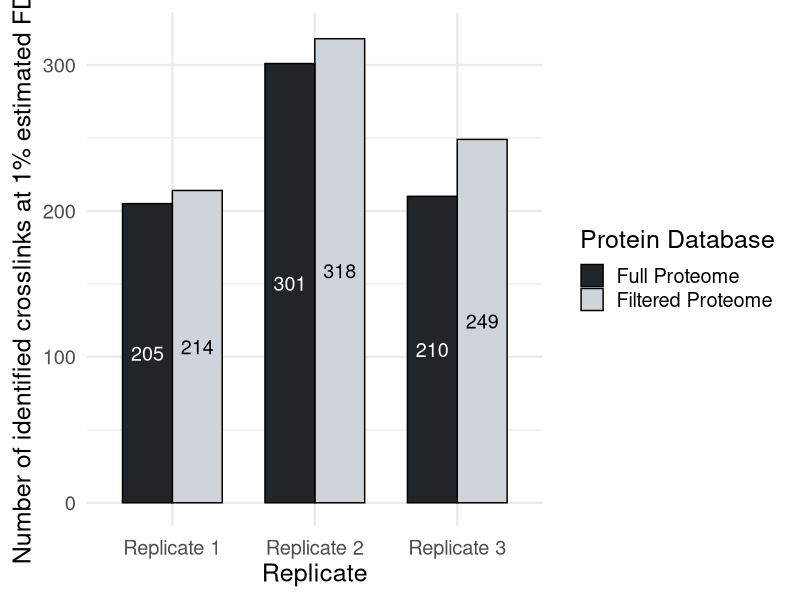

This chart was generated by the following R code:
library(tidyverse)
library(readxl)

df <- read_excel("results.xlsx")

df <- df %>% 
  mutate(Database = factor(Database, levels = c("Full Proteome", "Filtered Proteome")))
  
# export to 1200 x 800

ggplot(df, aes(x=Replicate, y=Crosslinks, fill=Database)) +
  geom_bar(stat="identity", color="black", width = 0.7, position = position_dodge(width = 0.7)) +
  scale_fill_manual(values = c("#212529", "#ced4da"),
                    labels = c("Full Proteome", "Filtered Proteome")) +
  #ggtitle("Dataset of C. elegans nuclei by Müller et al., 2024:\nNumber of identified crosslinks per replicate at 1% estimated FDR\n(3 replicates, crosslinker: DSG)") +
  xlab("Replicate") +
  ylab("Number of identified crosslinks at 1% estimated FDR") +
  ylim(c(0, 320)) +
  labs(fill="Protein Database") +
  geom_text(aes(y=Crosslinks/2, label=round(Crosslinks, 0)), color = rep(c("black", "white"), 3), size=5.0, position = position_dodge(width = 0.7)) +
  theme_minimal(base_size = 18) +
  theme(axis.text.x = element_text(angle = 0, hjust = 0.5, vjust = 0.5)) +
  guides(fill = guide_legend(ncol = 1, label.position = "right"))
